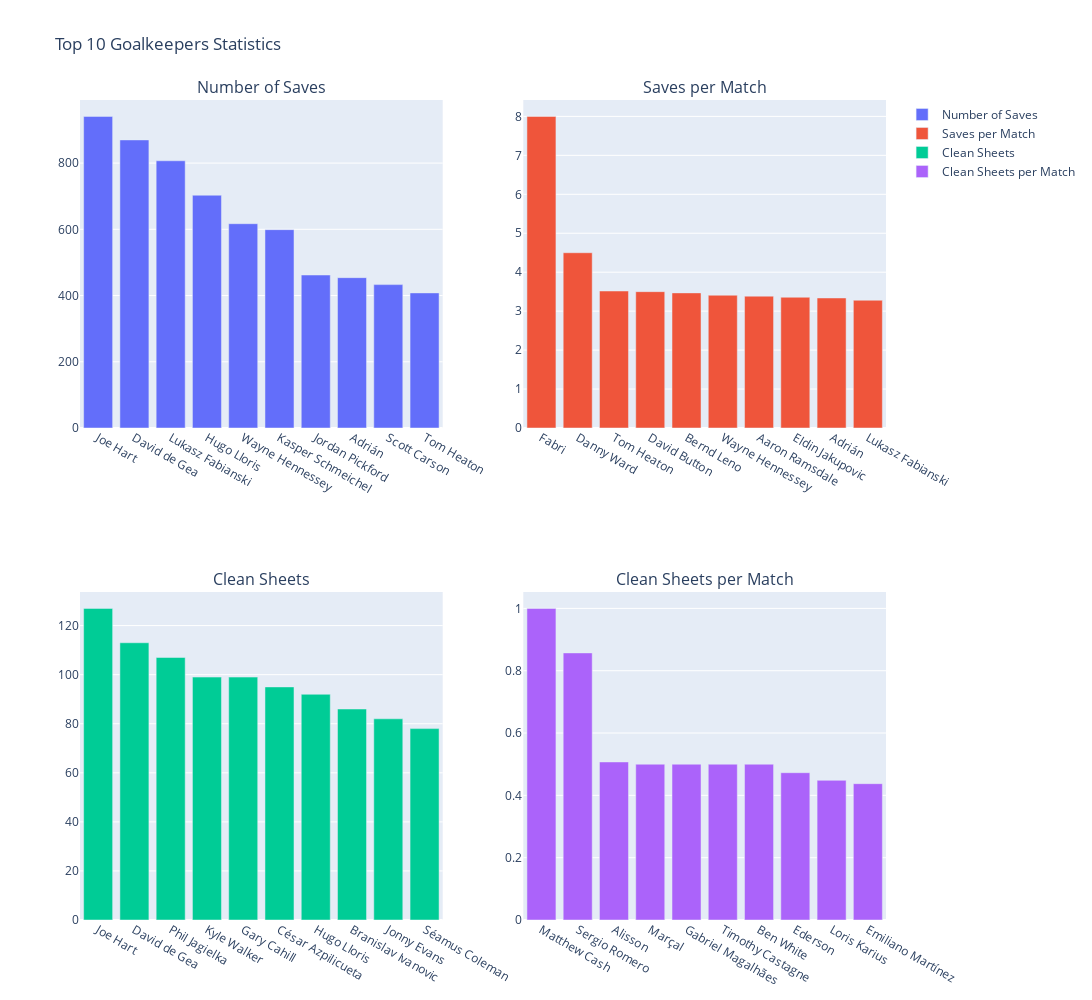

Write notebook code for a chart like this one.
### Markdown cell above
Now let's bring everything into one picture.

### Code cell
df_sorted_saves = df.sort_values(by='Saves', ascending=False).head(10)
df_sorted_saves_per_match = df.sort_values(by='Saves per match', ascending=False).head(10)
df_sorted_clean_sheets = df.sort_values(by='Clean sheets', ascending=False).head(10)
df_sorted_clean_sheets_per_match = df.sort_values(by='Clean sheets per match', ascending=False).head(10)

fig = make_subplots(rows=2, cols=2, subplot_titles=("Number of Saves", "Saves per Match", "Clean Sheets", "Clean Sheets per Match"), vertical_spacing=0.2)

fig.add_trace(go.Bar(x=df_sorted_saves['Name'], y=df_sorted_saves['Saves'], name='Number of Saves'), row=1, col=1)
fig.add_trace(go.Bar(x=df_sorted_saves_per_match['Name'], y=df_sorted_saves_per_match['Saves per match'], name='Saves per Match'), row=1, col=2)
fig.add_trace(go.Bar(x=df_sorted_clean_sheets['Name'], y=df_sorted_clean_sheets['Clean sheets'], name='Clean Sheets'), row=2, col=1)
fig.add_trace(go.Bar(x=df_sorted_clean_sheets_per_match['Name'], y=df_sorted_clean_sheets_per_match['Clean sheets per match'], name='Clean Sheets per Match'), row=2, col=2)

fig.update_layout(height=1000, width=1300, title_text="Top 10 Goalkeepers Statistics")
fig.show()

### Figure 1 — Plotly figure (JSON) as saved in the notebook; plotly's stock layout.template omitted (floating-point values rounded to 4 significant figures)
{"data": [{"name": "Number of Saves", "type": "bar", "x": ["Joe Hart", "David de Gea", "Lukasz Fabianski", "Hugo Lloris", "Wayne Hennessey", "Kasper Schmeichel", "Jordan Pickford", "Adrián", "Scott Carson", "Tom Heaton"], "xaxis": "x", "y": [941, 870, 807, 703, 617, 599, 462, 454, 433, 408], "yaxis": "y"}, {"name": "Saves per Match", "type": "bar", "x": ["Fabri", "Danny Ward", "Tom Heaton", "David Button", "Bernd Leno", "Wayne Hennessey", "Aaron Ramsdale", "Eldin Jakupovic", "Adrián", "Lukasz Fabianski"], "xaxis": "x2", "y": [8, 4.5, 3.517, 3.5, 3.469, 3.409, 3.385, 3.357, 3.338, 3.28], "yaxis": "y2"}, {"name": "Clean Sheets", "type": "bar", "x": ["Joe Hart", "David de Gea", "Phil Jagielka", "Kyle Walker", "Gary Cahill", "César Azpilicueta", "Hugo Lloris", "Branislav Ivanovic", "Jonny Evans", "Séamus Coleman"], "xaxis": "x3", "y": [127, 113, 107, 99, 99, 95, 92, 86, 82, 78], "yaxis": "y3"}, {"name": "Clean Sheets per Match", "type": "bar", "x": ["Matthew Cash", "Sergio Romero", "Alisson", "Marçal", "Gabriel Magalhães", "Timothy Castagne", "Ben White", "Ederson", "Loris Karius", "Emiliano Martínez"], "xaxis": "x4", "y": [1, 0.8571, 0.5072, 0.5, 0.5, 0.5, 0.5, 0.4727, 0.4483, 0.4375], "yaxis": "y4"}], "layout": {"annotations": [{"font": {"size": 16}, "showarrow": false, "text": "Number of Saves", "x": 0.225, "xanchor": "center", "xref": "paper", "y": 1, "yanchor": "bottom", "yref": "paper"}, {"font": {"size": 16}, "showarrow": false, "text": "Saves per Match", "x": 0.775, "xanchor": "center", "xref": "paper", "y": 1, "yanchor": "bottom", "yref": "paper"}, {"font": {"size": 16}, "showarrow": false, "text": "Clean Sheets", "x": 0.225, "xanchor": "center", "xref": "paper", "y": 0.4, "yanchor": "bottom", "yref": "paper"}, {"font": {"size": 16}, "showarrow": false, "text": "Clean Sheets per Match", "x": 0.775, "xanchor": "center", "xref": "paper", "y": 0.4, "yanchor": "bottom", "yref": "paper"}], "height": 1000, "title": {"text": "Top 10 Goalkeepers Statistics"}, "width": 1300, "xaxis": {"anchor": "y", "domain": [0, 0.45]}, "xaxis2": {"anchor": "y2", "domain": [0.55, 1]}, "xaxis3": {"anchor": "y3", "domain": [0, 0.45]}, "xaxis4": {"anchor": "y4", "domain": [0.55, 1]}, "yaxis": {"anchor": "x", "domain": [0.6, 1]}, "yaxis2": {"anchor": "x2", "domain": [0.6, 1]}, "yaxis3": {"anchor": "x3", "domain": [0, 0.4]}, "yaxis4": {"anchor": "x4", "domain": [0, 0.4]}}}
